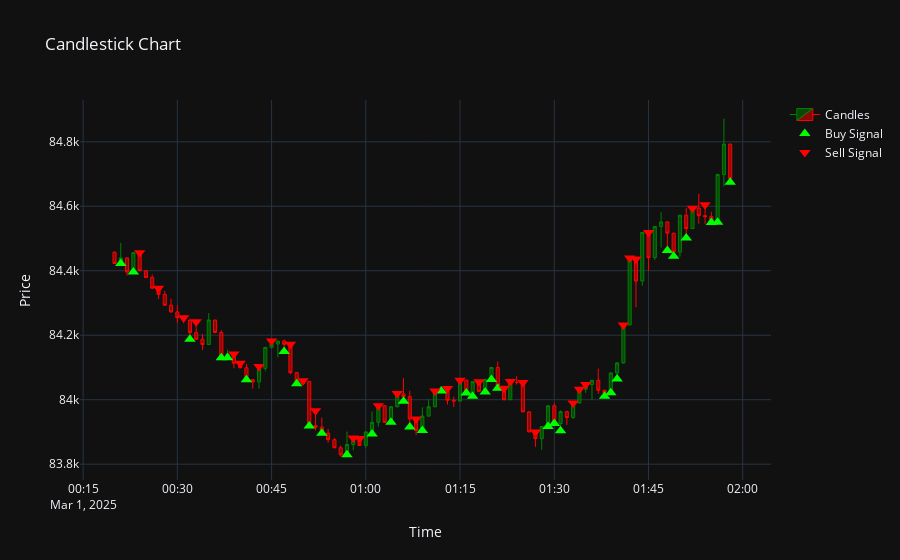

Notebook source saved alongside this figure:
### Code cell
TOP_N = 99

candle_visualizer.plot_candlestick(features.iloc[sample_start_point:sample_start_point+TOP_N].reset_index(),
                                   actions=transform_int_actions(rand_actions)[:TOP_N])
